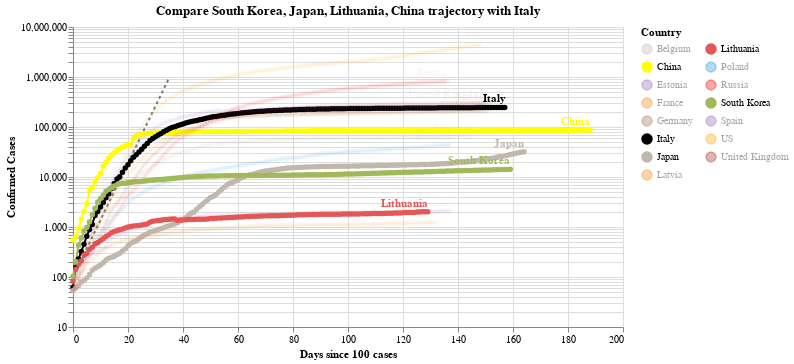

Notebook cell for this chart:
### Code cell
#hide_input
chart3 = make_since_chart(dff2, ['South Korea', 'Japan', 'Lithuania', 'China'], baseline_countries)
chart3

### Figure 1 — Vega-Lite specification as saved in the notebook (floating-point values rounded to 4 significant figures; data arrays with more than 128 entries replaced by an {"elided": "..."} marker saying what was removed)
{"config": {"view": {"continuousWidth": 400, "continuousHeight": 300}}, "layer": [{"data": {"name": "data-628230001892d6798b50651be41d1b3e"}, "mark": {"type": "line", "color": "black", "opacity": 0.5, "strokeDash": [3, 3]}, "encoding": {"x": {"type": "quantitative", "field": "Days since 100 cases"}, "y": {"type": "quantitative", "field": "Confirmed Cases"}}}, {"data": {"name": "data-513832c875f86a55c4bb811748ea93cc"}, "mark": {"type": "line", "point": true}, "encoding": {"color": {"type": "nominal", "field": "Country", "legend": {"columns": 2}, "scale": {"domain": ["Belgium", "China", "Estonia", "France", "Germany", "Italy", "Japan", "Latvia", "Lithuania", "Poland", "Russia", "South Korea", "Spain", "US", "United Kingdom"], "range": ["#C1B7AD", "yellow", "#9467bd", "#F58518", "#9D755D", "black", "#C1B7AD", "#F58518", "#E45756", "#2495D3", "red", "#A1BA59", "#9467bd", "orange", "brown"]}}, "opacity": {"condition": {"value": 1, "selection": "selector001"}, "value": 0.05}, "tooltip": [{"type": "nominal", "field": "Country"}, {"type": "temporal", "field": "Date"}, {"type": "quantitative", "field": "Confirmed Cases"}, {"type": "quantitative", "field": "Days since 100 cases"}], "x": {"type": "quantitative", "field": "Days since 100 cases"}, "y": {"type": "quantitative", "field": "Confirmed Cases", "scale": {"type": "log"}}}, "selection": {"selector001": {"type": "multi", "fields": ["Country"], "bind": "legend", "init": [{"Country": "South Korea"}, {"Country": "Japan"}, {"Country": "Lithuania"}, {"Country": "China"}, {"Country": "Italy"}]}}, "width": 550}, {"data": {"name": "data-513832c875f86a55c4bb811748ea93cc"}, "mark": {"type": "text", "align": "right", "dy": -8, "fontWeight": "bold"}, "encoding": {"color": {"type": "nominal", "field": "Country", "legend": {"columns": 2}, "scale": {"domain": ["Belgium", "China", "Estonia", "France", "Germany", "Italy", "Japan", "Latvia", "Lithuania", "Poland", "Russia", "South Korea", "Spain", "US", "United Kingdom"], "range": ["#C1B7AD", "yellow", "#9467bd", "#F58518", "#9D755D", "black", "#C1B7AD", "#F58518", "#E45756", "#2495D3", "red", "#A1BA59", "#9467bd", "orange", "brown"]}}, "opacity": {"condition": {"value": 1, "selection": "selector001"}, "value": 0.05}, "text": {"type": "nominal", "field": "Country"}, "tooltip": [{"type": "nominal", "field": "Country"}, {"type": "temporal", "field": "Date"}, {"type": "quantitative", "field": "Confirmed Cases"}, {"type": "quantitative", "field": "Days since 100 cases"}], "x": {"type": "quantitative", "field": "Days since 100 cases"}, "y": {"type": "quantitative", "field": "Confirmed Cases", "scale": {"type": "log"}}}, "transform": [{"filter": "(datum['Date'] >= 1595894400000)"}], "width": 550}], "title": "Compare South Korea, Japan, Lithuania, China trajectory with Italy", "$schema": "https://vega.github.io/schema/vega-lite/v4.0.2.json", "datasets": {"data-628230001892d6798b50651be41d1b3e": [{"Days since 100 cases": 0, "Confirmed Cases": 100.0}, {"Days since 100 cases": 1, "Confirmed Cases": 130.0}, {"Days since 100 cases": 2, "Confirmed Cases": 169.0}, {"Days since 100 cases": 3, "Confirmed Cases": 219.7}, {"Days since 100 cases": 4, "Confirmed Cases": 285.6}, {"Days since 100 cases": 5, "Confirmed Cases": 371.3}, {"Days since 100 cases": 6, "Confirmed Cases": 482.7}, {"Days since 100 cases": 7, "Confirmed Cases": 627.5}, {"Days since 100 cases": 8, "Confirmed Cases": 815.7}, {"Days since 100 cases": 9, "Confirmed Cases": 1060.0}, {"Days since 100 cases": 10, "Confirmed Cases": 1379.0}, {"Days since 100 cases": 11, "Confirmed Cases": 1792.0}, {"Days since 100 cases": 12, "Confirmed Cases": 2330.0}, {"Days since 100 cases": 13, "Confirmed Cases": 3029.0}, {"Days since 100 cases": 14, "Confirmed Cases": 3937.0}, {"Days since 100 cases": 15, "Confirmed Cases": 5119.0}, {"Days since 100 cases": 16, "Confirmed Cases": 6654.0}, {"Days since 100 cases": 17, "Confirmed Cases": 8650.0}, {"Days since 100 cases": 18, "Confirmed Cases": 11250.0}, {"Days since 100 cases": 19, "Confirmed Cases": 14620.0}, {"Days since 100 cases": 20, "Confirmed Cases": 19000.0}, {"Days since 100 cases": 21, "Confirmed Cases": 24710.0}, {"Days since 100 cases": 22, "Confirmed Cases": 32120.0}, {"Days since 100 cases": 23, "Confirmed Cases": 41750.0}, {"Days since 100 cases": 24, "Confirmed Cases": 54280.0}, {"Days since 100 cases": 25, "Confirmed Cases": 70560.0}, {"Days since 100 cases": 26, "Confirmed Cases": 91730.0}, {"Days since 100 cases": 27, "Confirmed Cases": 119300.0}, {"Days since 100 cases": 28, "Confirmed Cases": 155000.0}, {"Days since 100 cases": 29, "Confirmed Cases": 201500.0}, {"Days since 100 cases": 30, "Confirmed Cases": 262000.0}, {"Days since 100 cases": 31, "Confirmed Cases": 340600.0}, {"Days since 100 cases": 32, "Confirmed Cases": 442800.0}, {"Days since 100 cases": 33, "Confirmed Cases": 575600.0}, {"Days since 100 cases": 34, "Confirmed Cases": 748300.0}, {"Days since 100 cases": 35, "Confirmed Cases": 972800.0}], "data-513832c875f86a55c4bb811748ea93cc": {"elided": "2248 records"}}}
